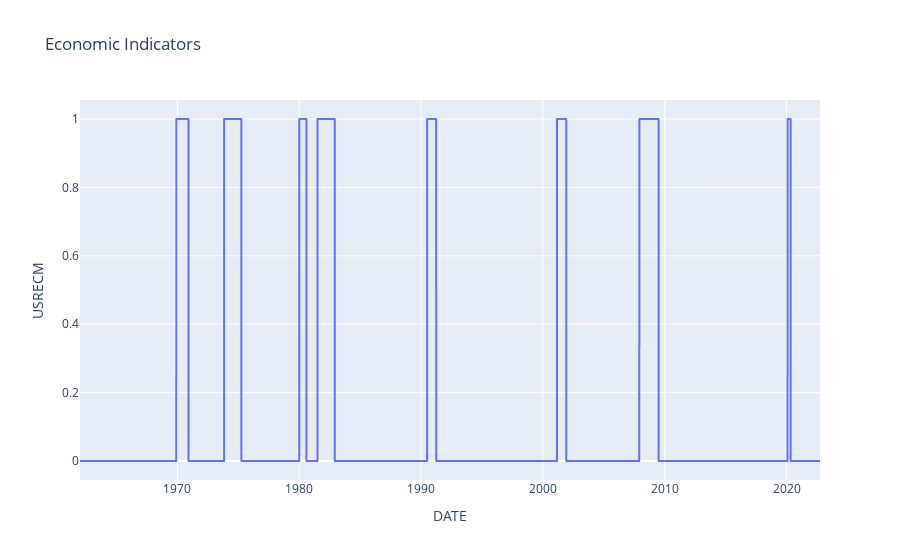

This figure's notebook cell:
### Code cell
px.line(data, x=data.index, y="USRECM", title='Economic Indicators')

### Figure 1 — Plotly figure (JSON) as saved in the notebook; plotly's stock layout.template omitted (floating-point values rounded to 4 significant figures; data arrays with more than 128 entries replaced by an {"elided": "..."} marker saying what was removed)
{"data": [{"hovertemplate": "DATE=%{x}<br>USRECM=%{y}<extra></extra>", "legendgroup": "", "line": {"color": "#636efa", "dash": "solid"}, "marker": {"symbol": "circle"}, "mode": "lines", "name": "", "showlegend": false, "type": "scattergl", "x": {"elided": "15172 str values"}, "xaxis": "x", "y": {"elided": "15172 int values"}, "yaxis": "y"}], "layout": {"legend": {"tracegroupgap": 0}, "title": {"text": "Economic Indicators"}, "xaxis": {"anchor": "y", "domain": [0, 1], "title": {"text": "DATE"}}, "yaxis": {"anchor": "x", "domain": [0, 1], "title": {"text": "USRECM"}}}}
